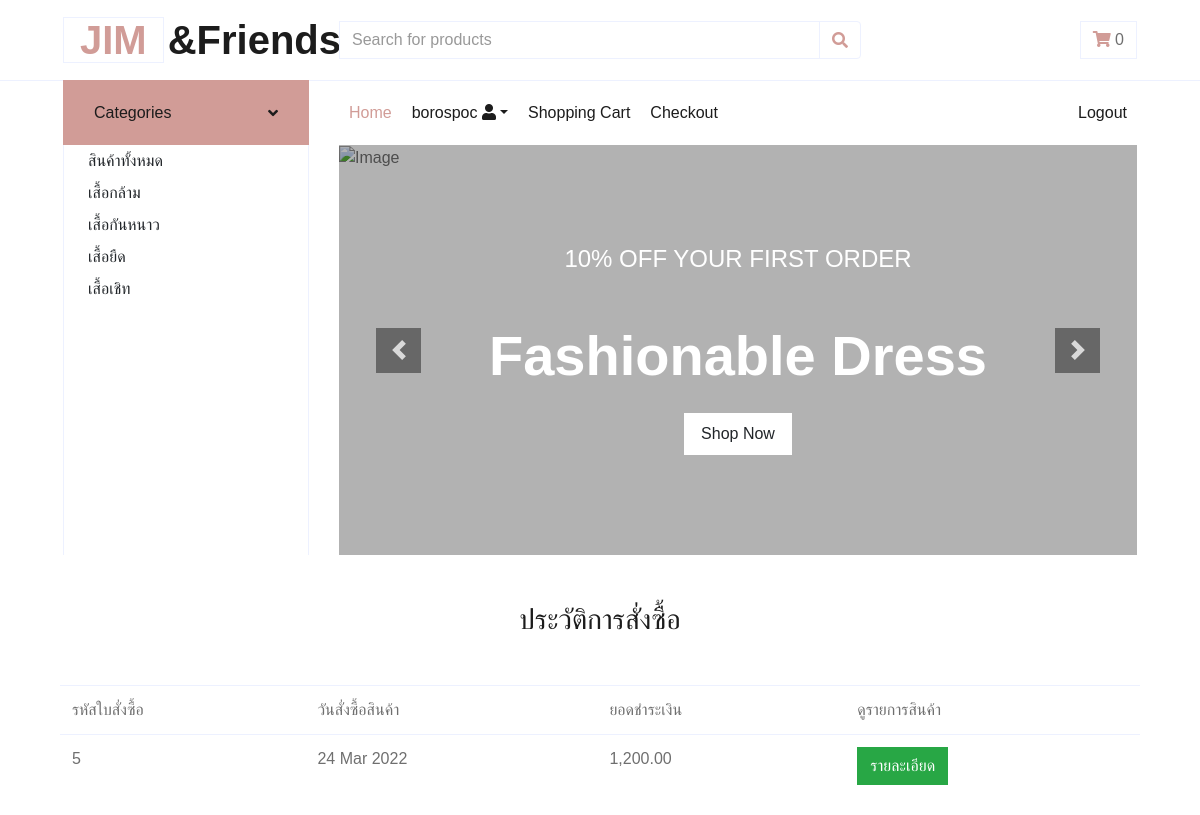
The app's page /orderHistory/ (signed in) with its own data.
### store/models.py (models this page shows, shortened)
class Category(models.Model):
    name=models.CharField(max_length=250,unique=True)
    slug=models.SlugField(max_length=250,unique=True)
    class Meta :
        ordering=('name',)
        verbose_name='หมวดหมู่สินค้า'
        verbose_name_plural="ข้อมูลประเภทสินค้า"
    def get_url(self):
        return reverse('product_by_category', args=[self.slug])

class Order(models.Model):
    name=models.CharField(max_length=255,blank=True)
    address=models.CharField(max_length=255,blank=True)
    city=models.CharField(max_length=255,blank=True)
    postcode=models.CharField(max_length=255,blank=True)
    total=models.DecimalField(max_digits=10,decimal_places=2)
    email=models.EmailField(max_length=250,blank=True)
    token=models.CharField(max_length=255,blank=True)
    created=models.DateTimeField(auto_now_add=True)
    updated=models.DateTimeField(auto_now=True)
    class Meta :
        db_table='Order'
        ordering=('id',)

### store/views.py (the view)
# urls.py: path('orderHistory/',views.orderHistory,name="orderHistory"),
def orderHistory(request):
    if request.user.is_authenticated:
        email=str(request.user.email)
        orders=Order.objects.filter(email=email)
    return render(request,'orders.html',{'orders':orders})

### store/context_processors.py (called while the page is built)
def menu_links(request):
    links=Category.objects.all()
    return dict(links=links)

def counter(request):
    item_count=0
    if 'admin' in request.path:
        return {}
    else:
        try:
            cart=Cart.objects.filter(cart_id=_cart_id(request))
            cart_Item=CartItem.objects.all().filter(cart=cart[:1])
            for item in cart_Item:
                item_count+=item.quantity
        except Cart.DoesNotExist:
            item_count=0
    return dict(item_count=item_count)

### store/views.py (called while the page is built)
def _cart_id(request):
    cart=request.session.session_key
    if not cart:
        cart=request.session.create()
    return cart

### store/templates/orders.html
{% extends 'layouts.html' %}
{% load static %}
{% load humanize %}
{% block content%}
<div class="container">
    {% if not orders %}
        <div class="alert alert-danger my-2" role="alert">
            <b>ไม่มีประวัติการสั่งซื้อสินค้า</b>
        </div>
    {%else%}
    <h3 align="center">ประวัติการสั่งซื้อ</h3>
    <div class="table-responsive">
        <table class="table table-condensed">
            <thead>
                <tr class="cart_menu">
                    <td>รหัสใบสั่งซื้อ</td>
                    <td>วันสั่งซื้อสินค้า</td>
                    <td>ยอดชำระเงิน</td>
                    <td>ดูรายการสินค้า</td>
                </tr>
            </thead>
            <tbody>
                {% for item in orders %}
                <tr>
                    <td class="cart_price">
                        <p>{{item.id}}</p>
                    </td>
                    <td class="cart_total">
                        <p class="cart_total_price">{{item.created | date:"d M Y"}}</p>
                    </td>
                    <td class="cart_total">
                        <p class="cart_total_price">{{item.total | intcomma}}</p>
                    </td>
                    <td class="cart_total">
                        <a href="{% url 'orderDetails' item.id %}" class="btn btn-success">รายละเอียด</a>
                    </td>
                </tr>
                {%endfor%}
            </tbody>
        </table>
    </div>
    {% endif %}
</div>
{% endblock %}

### store/templates/layouts.html (shortened to what this page needs)
{% load static %}
<!DOCTYPE html>
<html lang="en">
<head>
    <link rel="stylesheet" href="https://stackpath.bootstrapcdn.com/bootstrap/4.4.1/css/bootstrap.min.css">
    <link rel="stylesheet" href="https://use.fontawesome.com/releases/v5.8.1/css/all.css">
    <div class="container-fluid">
      <div class="row align-items-center py-3 px-xl-5">
        <div class="col-lg-3 d-none d-lg-block">
            <a href="" class="text-decoration-none">
                <h1 class="m-0 display-5 font-weight-semi-bold"><span class="text-primary font-weight-bold border px-3 mr-1">JIM</span>&Friends</h1>
            </a>
        </div>
        <div class="col-lg-6 col-6 text-left">
            <form action="{%url 'search'%}", method="GET">
                <div class="input-group">
                    <input type="text" name="title" class="form-control" placeholder="Search for products">
                    <div class="input-group-append">
                        <button class="input-group-text bg-transparent text-primary">
                            <i class="fa fa-search"></i>
                        </button>
                    </div>
                </div>
            </form>
        </div>
        <div class="col-lg-3 col-6 text-right">
            <a href="{%url 'cartdetail'%}" class="btn border">
                <i class="fas fa-shopping-cart text-primary"></i>
                {% if item_count > 0%}
                  {{item_count}}
                {% else %}
                  0
                {% endif %}
            </a>
        </div>
    </div>
  </div>
    <div class="container-fluid mb-5">
      <div class="row border-top px-xl-5">
          <div class="col-lg-3 d-none d-lg-block">
              <a class="btn shadow-none d-flex align-items-center justify-content-between bg-primary text-white w-100" data-toggle="collapse" href="#navbar-vertical" style="height: 65px; margin-top: -1px; padding: 0 30px;">
                  <h6 class="m-0">Categories</h6>
                  <i class="fa fa-angle-down text-dark"></i>
              </a>
              <nav class="collapse show navbar navbar-vertical navbar-light align-items-start p-0 border border-top-0 border-bottom-0" id="navbar-vertical">
                  <div class="navbar-nav w-100 overflow-hidden" style="height: 410px">
                      <div class="nav-item dropdown">
                        <a class="dropdown-item" href="{%url 'Home'%}">สินค้าทั้งหมด</a>
                        {% for category in links%}
                        <a class="dropdown-item" href="{{category.get_url}}">{{category.name}}</a>
                        {% endfor%}
                      </div>
                  </div>
              </nav>
          </div>
          <div class="col-lg-9">
              <nav class="navbar navbar-expand-lg bg-light navbar-light py-3 py-lg-0 px-0">
                  <div class="collapse navbar-collapse justify-content-between" id="navbarCollapse">
                      <div class="navbar-nav mr-auto py-0">
                          <a href="{% url 'Home'%}" class="nav-item nav-link active">Home</a>
                          <div class="nav-item dropdown">
                            <a  class="nav-item nav-link dropdown-toggle" data-toggle="dropdown" aria-expanded="false">{{request.user.username}} <i class="fas fa-user circle"></i></a>
                        </div>
                          <a href="{%url 'cartdetail'%}" class="nav-item nav-link">Shopping Cart</a>
                          <a href="{% url 'checkout'%}" class="nav-item nav-link">Checkout</a>
                      </div>
                      <div class="navbar-nav ml-auto py-0">
                        {% if request.user.is_authenticated and request.user.first_name %}
                        <a href="{% url 'signOut'%}" class="nav-item nav-link">Logout</a>
                        {% else%}
                        <a href="{% url 'signIn'%}" class="nav-item nav-link">Login</a>
                        <a href="{% url 'signUp'%}" class="nav-item nav-link">Register</a>
                        {%endif%}
                      </div>
                  </div>
              </nav>
              <div id="header-carousel" class="carousel slide" data-ride="carousel">
                <div class="carousel-inner">
                    <div class="carousel-item active" style="height: 410px;">
                        <img class="img-fluid" src="https://i.etsystatic.com/5153538/r/il/6276ac/3839996089/il_794xN.3839996089_924n.jpg" alt="Image">
                        <div class="carousel-caption d-flex flex-column align-items-center justify-content-center">
                            <div class="p-3" style="max-width: 700px;">
                                <h4 class="text-light text-uppercase font-weight-medium mb-3">10% Off Your First Order</h4>
                                <h3 class="display-4 text-white font-weight-semi-bold mb-4">Fashionable Dress</h3>
                                <a href="" class="btn btn-light py-2 px-3">Shop Now</a>
                            </div>
                        </div>
                    </div>
                </div>
                <a class="carousel-control-prev" href="#header-carousel" data-slide="prev">
                    <div class="btn btn-dark" style="width: 45px; height: 45px;">
                        <span class="carousel-control-prev-icon mb-n2"></span>
                    </div>
                </a>
                <a class="carousel-control-next" href="#header-carousel" data-slide="next">
                    <div class="btn btn-dark" style="width: 45px; height: 45px;">
                        <span class="carousel-control-next-icon mb-n2"></span>
                    </div>
                </a>
            </div>
          </div>
      </div>
    </div>
</head>
<body>
     <div class="container">
        {% block content%}
        {% endblock%}
     </div>
</body>
</html>

### records on screen
Category: name "เสื้อกล้าม"
Category: name "เสื้อกันหนาว"
Category: name "เสื้อยืด"
Category: name "เสื้อเชิท"
Order: id "5", created "24 Mar 2022", total "1,200.00"

### other values on screen
{{ request.user.username }} "borospoc"
